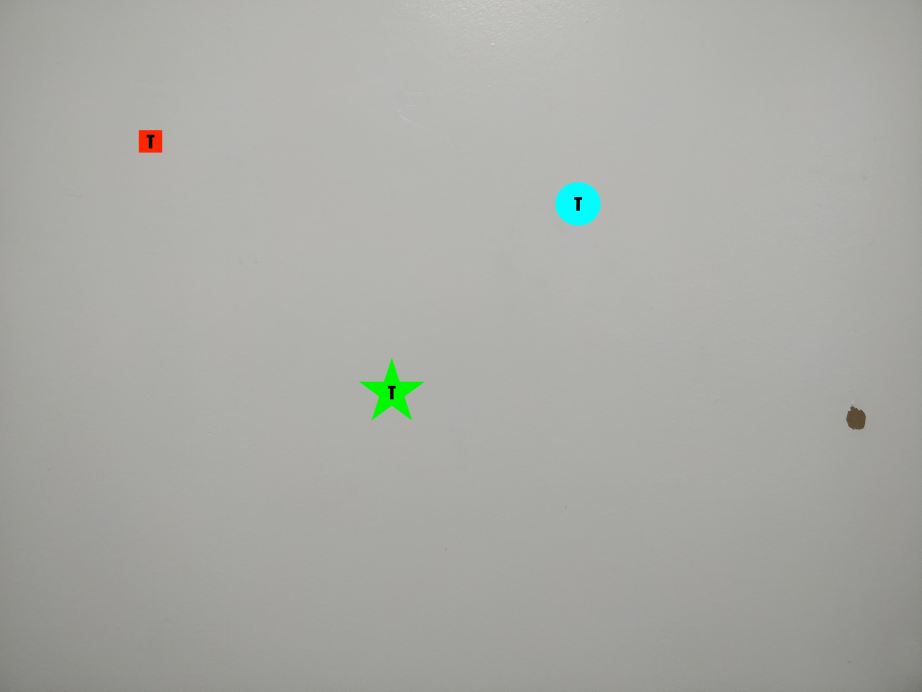
#> input picture catkin_ws/src/laki2_computer_vision/reference-ground-target-segmentation-project/input/wall.jpg, 4608 x 3456 px (shown at 1/5 size); its folder holds 3 pictures in this run
$ python ROI-Splitter.py
#> lines starting #> are read from the running program, lines starting #| are printed output that depends on the picture; after the words box and inside, x2 and y2 are one past the last pixel; in counts of white or black regions, pixels touching at a corner belong together
from sklearn.cluster import DBSCAN as dbscan
import numpy as np
import cv2 as cv
import time
import glob

MIN_PIXEL_WIDTH = 28
MAX_PIXEL_WIDTH = 520
MAX_BACKGROUND_PERCENT = 0.75
WHITE = (255, 255, 255)

def runCluster(image, eps):
	keypoints = getKeypoints(image)
	clusters = dbscan(eps=eps, min_samples=7).fit(keypoints)
	n_clusters = len(set(clusters.labels_))
	return getBounds(clusters, keypoints, 5)

def getKeypoints(image):
	orb = cv.FastFeatureDetector_create()
	keypoints = orb.detect(image, None)
	points=[keys.pt for keys in keypoints]
	return points

def getBounds(clusters, keypoints, border):
	groupedPoints = {}
	bounds = []
	for i, group in enumerate(clusters.labels_):
		if group == -1:
			continue
		if group not in groupedPoints:
			groupedPoints[group] = []
		groupedPoints[group].append(keypoints[i])
	for group in groupedPoints:
		data = np.array(groupedPoints[group]).astype(int)
		x = data[:, 0]
		y = data[:, 1]
		bounds.append([(x.max()+border, y.max()+border), (x.min()-border, y.min()-border)])
	return bounds

def writeFrame(image, bounds):
	for i in bounds:
		cv.rectangle(image, i[0], i[1], (0,0,255), 3)
	cv.imwrite("./rect/image.jpg", image)

def pullImages(image, bounds):
	images=[]
	for boundNum, i in enumerate(bounds):
		img = {}
		width = i[0][0]-i[1][0]
		height = i[0][1]-i[1][1]
		if width>MIN_PIXEL_WIDTH and width<MAX_PIXEL_WIDTH and height<MAX_PIXEL_WIDTH and height>MIN_PIXEL_WIDTH:
			img["centerx"] = i[0][0]+(width/2)
			img["centery"] = i[0][1]+(height/2)
			img["image"] = image[i[1][1]:i[0][1], i[1][0]:i[0][0], :]
			images.append(img)
	return images

def segmentOut():
	input = glob.glob('input/*.jpg')
	for i in range(len(input)):
		name=input[i]
		title = name.split('/')[1].split('.')[0]
		image = cv.imread(name, 1)
		bounds = runCluster(image, 150)
		images = pullImages(image, bounds)
		for i, img in enumerate(images):
			filename = "./output/{0}_{1}-{2}.jpg"
			cv.imwrite(filename.format(title, img["centerx"], img["centery"]), img["image"])

def drawOut():
	input = glob.glob('input/*.jpg')
	for i in range(len(input)):
		name=input[i]
		title = name.split('/')[1].split('.')[0]
		image = cv.imread(name, 1)
#> image is the input picture: shape (3456, 4608, 3); mean B, G, R 165.5, 170.6, 169.2
		bounds = runCluster(image, 150)
#> in getKeypoints, `keypoints = orb.detect(image, None)`: keypoints = 1311 keypoints; strongest (x, y, size): (2898, 1052, 7), (2900, 1000, 7), (2880, 1000, 7), (2872, 998, 7)
#> in getKeypoints, `points=[keys.pt for keys in keypoints]`: points = 1311 pairs, first value 3 to 4600, second value 3 to 3451
#> in runCluster, `keypoints = getKeypoints(image)`: keypoints has the same summary as points in getKeypoints
#> in runCluster, `n_clusters = len(set(clusters.labels_))`: n_clusters = 17
#> after the loop in getBounds, `for i, group in enumerate(clusters.labels_):`: groupedPoints = 16 items
#> the loop in getBounds, `for group in groupedPoints:` made 16 passes
#> x on passes 5, 11: [807, 764, 682, 730, 730, 727, 538, 737, 755, 767, 657, 815], [302, 400, 318, 418, 383, 429, 206, 285, 161, 279, 458]
#> (x, y) on passes 6, 16: ([3834, 3813, 3745, 3936, 3733, 3829], [1341, 1349, 1389, 1405, 1461, 1493]), ([2296, 2215, 2221, 2205, 2123, 2457, 2424, 2327, 2151], [3376, 3410, 3423, 3424, 3431, 3436, 3445, 3446, 3448])
#> bounds = 16 items
		writeFrame(image, bounds)
#> the loop in writeFrame, `for i in bounds:` made 16 passes
#> i on passes 1 to 12: [(3053, 465), (1958, -2)], [(815, 766), (690, 646)], [(3748, 1490), (3063, 906)], [(2941, 1170), (2763, 935)], [(820, 1375), (533, 1018)], [(3941, 1498), (3728, 1336)], [(3781, 2965), (2965, 1537)], [(2125, 2150), (1792, 1787)], [(1468, 2470), (666, 1803)], [(4336, 2499), (3858, 1953)], [(463, 2363), (156, 2147)], [(1325, 3440), (727, 2734)]
#> after the loop in writeFrame, `for i in bounds:`:
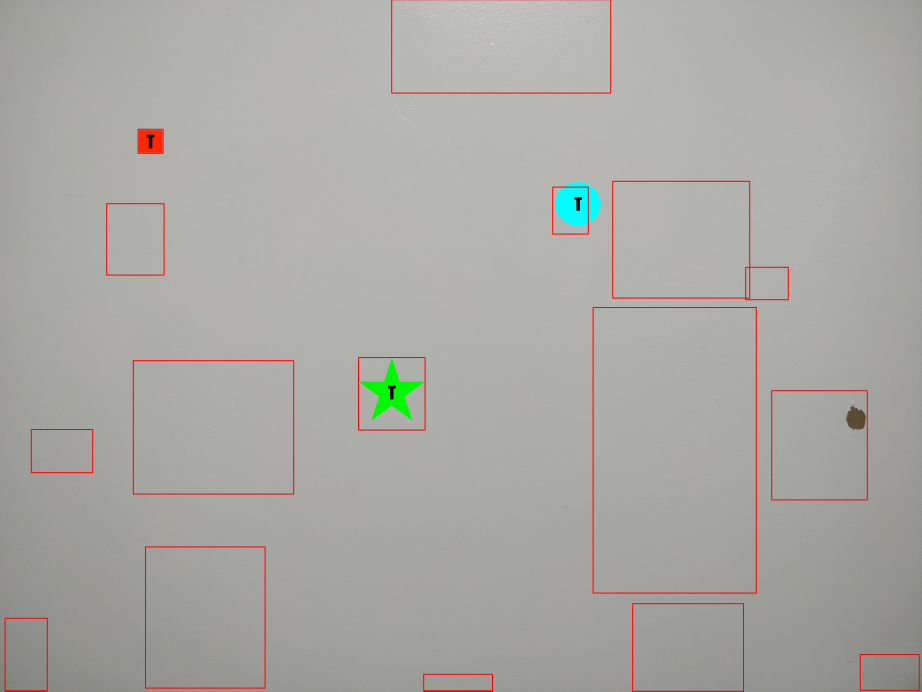
#> image: shape (3456, 4608, 3) (shown at 1/5 size); mean B, G, R 164.1, 169.2, 169.9
#> pass 2 of the loop in drawOut, `for i in range(len(input)):`:
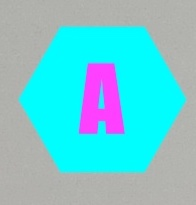
#> input picture catkin_ws/src/laki2_computer_vision/reference-ground-target-segmentation-project/input/wall2 (1).jpg, 196 x 205 px
#> in drawOut, image is the input picture: shape (205, 196, 3); mean B, G, R 210, 201.1, 111.7
#> in getKeypoints (call 2), `keypoints = orb.detect(image, None)`: keypoints = 9 keypoints; (x, y, size): (96, 132, 7), (106, 132, 7), (123, 132, 7), (113, 64, 7), (104, 122, 7), (88, 64, 7), (99, 107, 7), (99, 122, 7), (101, 82, 7)
#> the loop in getBounds (call 2), `for group in groupedPoints:` made 1 pass
#> (x, y) on pass 1: ([88, 113, 101, 99, 99, 104, 96, 106, 123], [64, 64, 82, 107, 122, 122, 132, 132, 132])
#> in drawOut, `bounds = runCluster(image, 150)`: bounds = [[(128, 137), (83, 59)]]
#> the loop in writeFrame (call 2), `for i in bounds:` made 1 pass
#> i on pass 1: [(128, 137), (83, 59)]
#> after the loop in writeFrame (call 2), `for i in bounds:`:
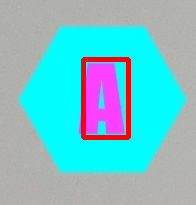
#> image: shape (205, 196, 3); 3.03% of pixels changed, all inside (x1, y1, x2, y2) = (81, 57, 131, 140)
#> pass 3 of the loop in drawOut, `for i in range(len(input)):`:
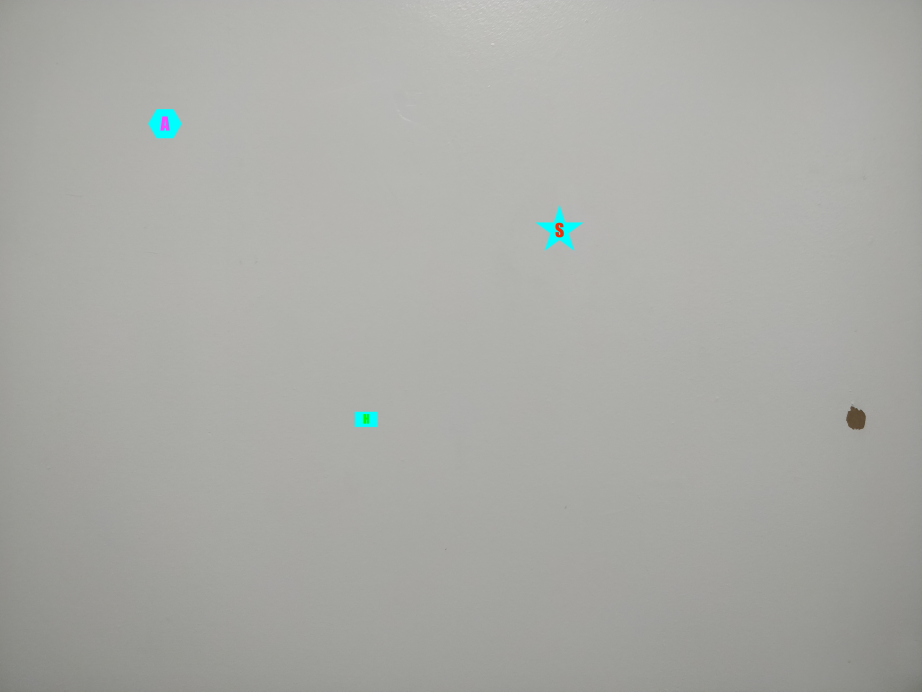
#> input picture catkin_ws/src/laki2_computer_vision/reference-ground-target-segmentation-project/input/wall2.jpg, 4608 x 3456 px (shown at 1/5 size)
#> in drawOut, image is the input picture: shape (3456, 4608, 3); mean B, G, R 166, 170.6, 169.5
#> in getKeypoints (call 3), `keypoints = orb.detect(image, None)`: keypoints = 1315 keypoints; strongest (x, y, size): (2797, 1126, 7), (2778, 1161, 7), (2801, 1135, 7), (4309, 2144, 7)
#> in drawOut, `bounds = runCluster(image, 150)`: bounds = 16 items
#> the loop in writeFrame (call 3), `for i in bounds:` made 16 passes
#> after the loop in writeFrame (call 3), `for i in bounds:`:
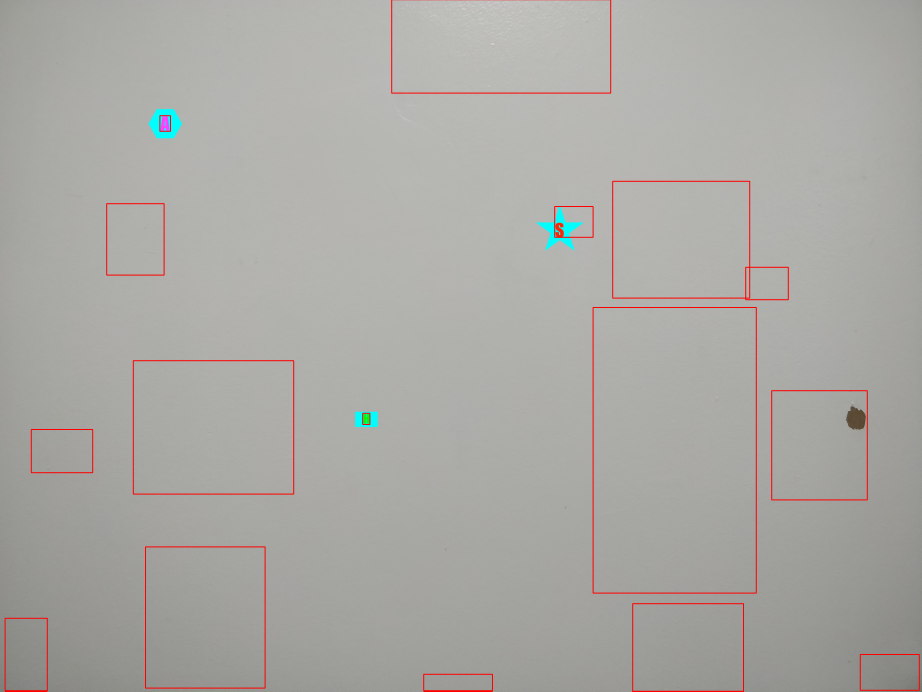
#> image: shape (3456, 4608, 3) (shown at 1/5 size); mean B, G, R 164.6, 169.2, 170.3

#segmentOut()
drawOut()
